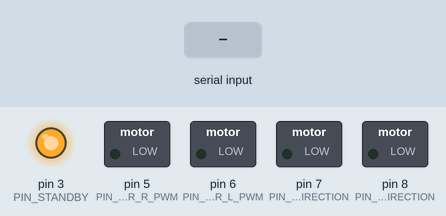
Recording of a sketch running on a simulated Arduino Uno, built with avr-gcc and run on an emulated ATmega328P. Parts: switched loads named in the sketch (green lamp = pin HIGH), output pins drawn as LEDs (lit = HIGH). The inputs (shaded band) are chosen by the test bench.

Above: at 1.2 s.
1.3 s: "90,45,200\n" received over Serial
At 2.5 s:
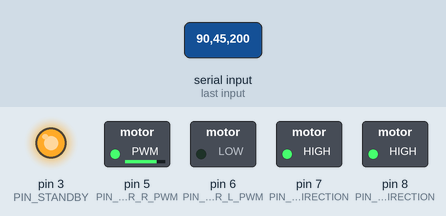
2.8 s: "30,150,10\n" received over Serial
At 3.6 s:
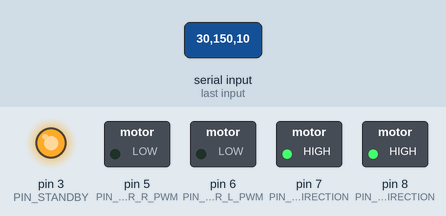
4.3 s: "5\n" received over Serial
At 5.5 s:
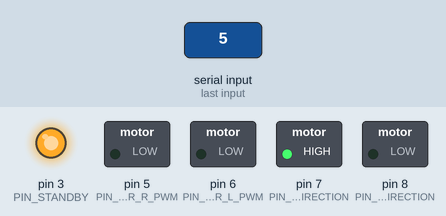
5.8 s: "1,90,45\n" received over Serial
At 7.0 s:
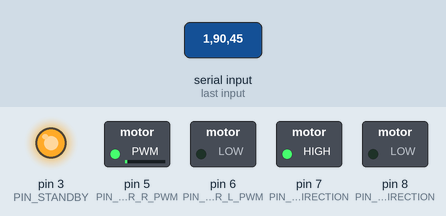
7.3 s: "90,45\n" received over Serial
At 8.1 s:
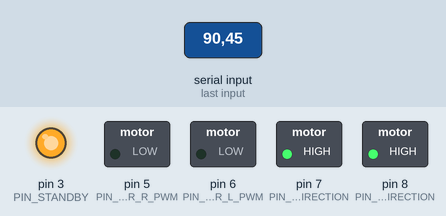
8.8 s: "90,45,200,10\n" received over Serial
At 9.5 s:
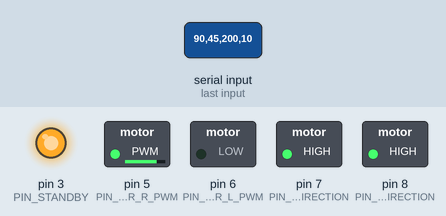
Timing chart, 0 to 11.3 s (numbered marks = the images above; inputs shaded):
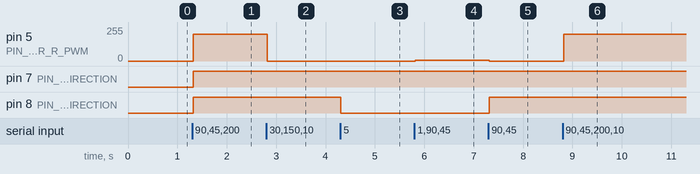

Measured:
- after the input at 1.3 s, pin 5 (PIN_MOTOR_R_PWM): 0/255 → 200/255 at once; pin 7 (PIN_MOTOR_R_DIRECTION), pin 8 (PIN_MOTOR_L_DIRECTION): LOW → HIGH at once
- after the input at 2.8 s, pin 5 (PIN_MOTOR_R_PWM): 200/255 → 0/255 at once
- after the input at 4.3 s, pin 8 (PIN_MOTOR_L_DIRECTION): HIGH → LOW at once
- after the input at 5.8 s, pin 5 (PIN_MOTOR_R_PWM): 0/255 → 5/255 at once
- after the input at 7.3 s, pin 5 (PIN_MOTOR_R_PWM): 5/255 → 0/255 at once; pin 8 (PIN_MOTOR_L_DIRECTION): LOW → HIGH at once
- after the input at 8.8 s, pin 5 (PIN_MOTOR_R_PWM): 0/255 → 200/255 at once

The sketch:

hackcmu.ino
```cpp
#include <arduino.h>

#define PIN_STANDBY 3
#define PIN_MOTOR_R_DIRECTION 7
#define PIN_MOTOR_L_DIRECTION 8
#define PIN_MOTOR_R_PWM 5
#define PIN_MOTOR_L_PWM 6

void setup() {
  pinMode(PIN_STANDBY, OUTPUT);
  pinMode(PIN_MOTOR_R_DIRECTION, OUTPUT);
  pinMode(PIN_MOTOR_L_DIRECTION, OUTPUT);
  pinMode(PIN_MOTOR_R_PWM, OUTPUT);
  pinMode(PIN_MOTOR_L_PWM, OUTPUT);

  // turn on all motors
  digitalWrite(PIN_STANDBY, HIGH);

  Serial.begin(9600);

  Serial.setTimeout(10);
}

void loop() {

  // Serial.println()

  if (Serial.available() > 0) {
    // read incoming stream
    String incomingByte = Serial.readString();

    int motor_r_direction = incomingByte.substring(0,3).toInt();
    int motor_l_direction = incomingByte.substring(3,6).toInt();
    int motor_r_speed = incomingByte.substring(6,9).toInt();
    int motor_l_speed = incomingByte.substring(9,12).toInt();

    // right motors

    // HIGH forwards, LOW backwards
    digitalWrite(PIN_MOTOR_R_DIRECTION, motor_r_direction);
    // 0 - stop, 255 - max speed
    analogWrite(PIN_MOTOR_R_PWM, motor_r_speed);

    // left motors

    // HIGH forwards, LOW backwards
    digitalWrite(PIN_MOTOR_L_DIRECTION, motor_l_direction);
    // 0 - stop, 255 - max speed
    analogWrite(PIN_MOTOR_L_PWM, motor_l_speed);
  }

}
```
